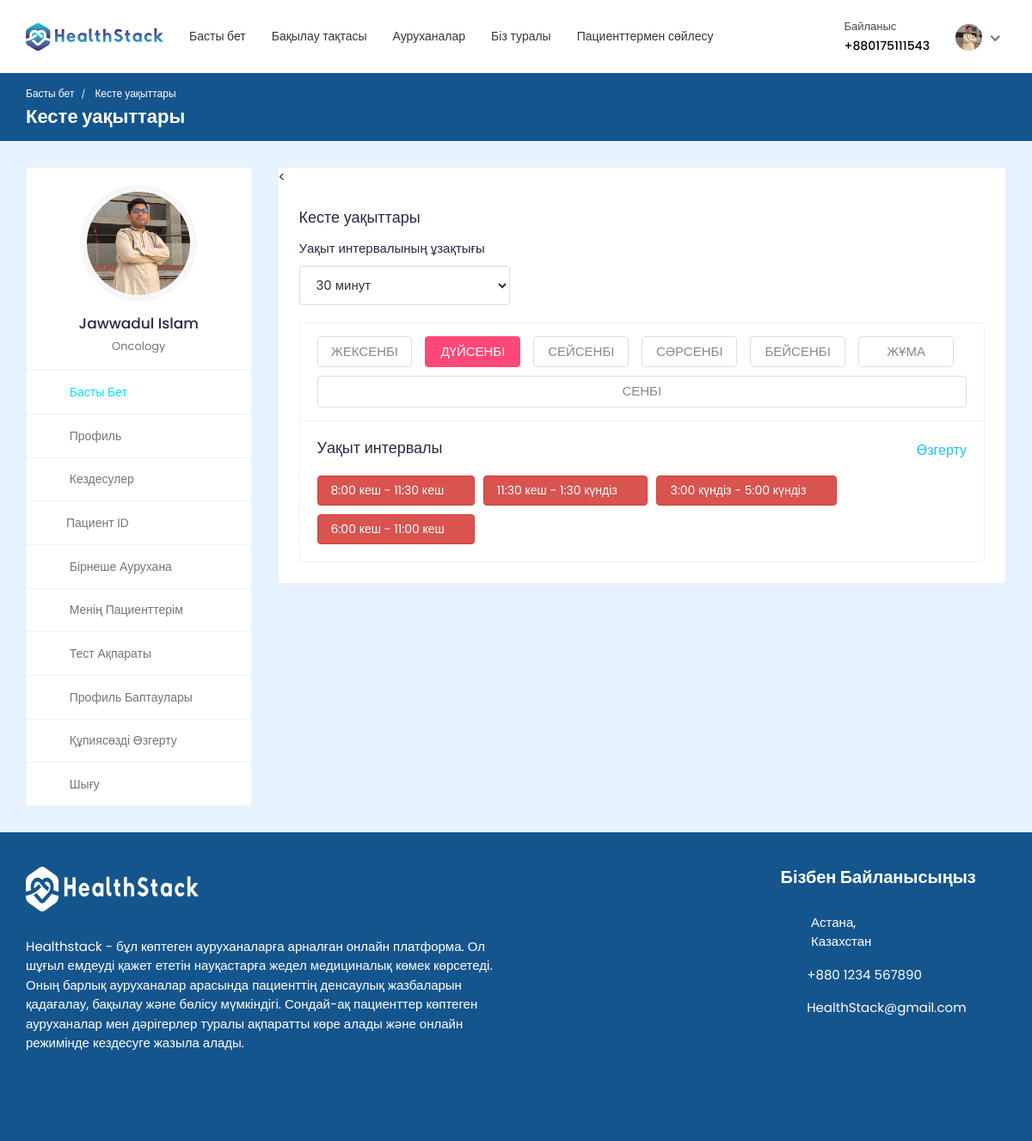
/doctor/schedule-timings/ (signed in), run on the app's committed database.
### doctor/models.py (models this page shows, shortened)
class Doctor_Information(models.Model):
    DOCTOR_TYPE = (
        ('Cardiologists', 'Cardiologists'),
        ('Neurologists', 'Neurologists'),
        ('Pediatricians', 'Pediatricians'),
        ('Physiatrists', 'Physiatrists'),
        ('Dermatologists', 'Dermatologists'),
    )
    doctor_id = models.AutoField(primary_key=True)
    user = models.OneToOneField(User, on_delete=models.CASCADE, null=True, blank=True, related_name='profile')
    name = models.CharField(max_length=200, null=True, blank=True)
    username = models.CharField(max_length=200, null=True, blank=True)
    gender = models.CharField(max_length=200, null=True, blank=True)
    description = models.TextField(max_length=1000, null=True, blank=True)
    department = models.CharField(max_length=200, choices=DOCTOR_TYPE, null=True, blank=True)
    department_name = models.ForeignKey(hospital_department, on_delete=models.SET_NULL, null=True, blank=True)
    specialization = models.ForeignKey(specialization, on_delete=models.SET_NULL, null=True, blank=True)
    featured_image = models.ImageField(upload_to='doctors/', default='doctors/user-default.png', null=True, blank=True)
    certificate_image = models.ImageField(upload_to='doctors_certificate/', default='doctors_certificate/default.png', null=True, blank=True)
    email = models.EmailField(max_length=200, null=True, blank=True)
    phone_number = models.CharField(max_length=200, null=True, blank=True)
    nid = models.CharField(max_length=200, null=True, blank=True)
    visiting_hour = models.CharField(max_length=200, null=True, blank=True)
    consultation_fee = models.IntegerField(null=True, blank=True)
    report_fee = models.IntegerField(null=True, blank=True)
    dob = models.CharField(max_length=200, null=True, blank=True)
    institute = models.CharField(max_length=200, null=True, blank=True)
    degree = models.CharField(max_length=200, null=True, blank=True)
    completion_year = models.CharField(max_length=200, null=True, blank=True)
    work_place = models.CharField(max_length=200, null=True, blank=True)
    designation = models.CharField(max_length=200, null=True, blank=True)
    start_year = models.CharField(max_length=200, null=True, blank=True)
    end_year = models.CharField(max_length=200, null=True, blank=True)
    register_status =  models.CharField(max_length=200, null=True, blank=True)
    hospital_name = models.ForeignKey(Hospital_Information, on_delete=models.SET_NULL, null=True, blank=True)

### hospital_admin/models.py (models this page shows, shortened)
class specialization(models.Model):
    specialization_id = models.AutoField(primary_key=True)
    specialization_name = models.CharField(max_length=200, null=True, blank=True)
    hospital = models.ForeignKey(Hospital_Information, on_delete=models.CASCADE, null=True, blank=True)

### doctor/views.py (the view)
# urls.py: path('schedule-timings/', views.schedule_timings, name='schedule-timings'),
@csrf_exempt
@login_required(login_url="doctor-login")
def schedule_timings(request):
    doctor = Doctor_Information.objects.get(user=request.user)
    context = {'doctor': doctor}
    return render(request, 'schedule-timings.html', context)

### templates/schedule-timings.html (shortened to what this page needs)
{% load static %}
<!DOCTYPE html>
<html lang="en">
  <head>
    <link
      rel="stylesheet"
      href="{% static 'HealthStack-System/css/Normal/bootstrap.min.css' %}"
    />
    <link
      rel="stylesheet"
      href="{% static 'HealthStack-System/plugins/Normal/fontawesome/css/fontawesome.min.css' %}"
    />
    <link
      rel="stylesheet"
      href="{% static 'HealthStack-System/plugins/Normal/fontawesome/css/all.min.css' %}"
    />
    <link
      rel="stylesheet"
      href="{% static 'HealthStack-System/plugins/Normal/select2/css/select2.min.css' %}"
    />
    <link
      rel="stylesheet"
      href="{% static 'HealthStack-System/css/Normal/style.css' %}"
    />
  </head>
  <body>
    <div class="main-wrapper">
      <header class="header">{% include 'doctor-navbar.html' %}</header>
      <div class="breadcrumb-bar">
    <div class="container-fluid">
        <div class="row align-items-center">
            <div class="col-md-12 col-12">
                <nav aria-label="breadcrumb" class="page-breadcrumb">
                    <ol class="breadcrumb">
                        <li class="breadcrumb-item">
                            <a href="index-2.html">Басты бет</a>
                        </li>
                        <li class="breadcrumb-item active" aria-current="page">
                            Кесте уақыттары
                        </li>
                    </ol>
                </nav>
                <h2 class="breadcrumb-title">Кесте уақыттары</h2>
            </div>
        </div>
    </div>
</div>
      <div class="content">
        <div class="container-fluid">
          <div class="row">
            <div class="col-md-5 col-lg-4 col-xl-3 theiaStickySidebar">
              <div>{% include 'doctor-sidebar.html' %}</div>
            </div>
            <div class="col-md-7 col-lg-8 col-xl-9">
              <div class="row">
                <div class="col-sm-12">
                  <div class="card">
                    <<div class="card-body">
  <h4 class="card-title">Кесте уақыттары</h4>
  <div class="profile-box">
    <div class="row">
      <div class="col-lg-4">
        <div class="form-group">
          <label>Уақыт интервалының ұзақтығы</label>
          <select class="select form-control">
            <option selected="selected">30 минут</option>
          </select>
        </div>
      </div>
    </div>
    <div class="row">
      <div class="col-md-12">
        <div class="card schedule-widget mb-0">
          <div class="schedule-header">
            <div class="schedule-nav">
              <ul class="nav nav-tabs nav-justified">
                <li class="nav-item">
                  <a class="nav-link" data-toggle="tab" href="#slot_sunday">Жексенбі</a>
                </li>
                <li class="nav-item">
                  <a class="nav-link active" data-toggle="tab" href="#slot_monday">Дүйсенбі</a>
                </li>
                <li class="nav-item">
                  <a class="nav-link" data-toggle="tab" href="#slot_tuesday">Сейсенбі</a>
                </li>
                <li class="nav-item">
                  <a class="nav-link" data-toggle="tab" href="#slot_wednesday">Сәрсенбі</a>
                </li>
                <li class="nav-item">
                  <a class="nav-link" data-toggle="tab" href="#slot_thursday">Бейсенбі</a>
                </li>
                <li class="nav-item">
                  <a class="nav-link" data-toggle="tab" href="#slot_friday">Жұма</a>
                </li>
                <li class="nav-item">
                  <a class="nav-link" data-toggle="tab" href="#slot_saturday">Сенбі</a>
                </li>
              </ul>
            </div>
          </div>
          <div class="tab-content schedule-cont">
            <div id="slot_monday" class="tab-pane fade show active">
              <h4 class="card-title d-flex justify-content-between">
                <span>Уақыт интервалы</span>
                <a class="edit-link" data-toggle="modal" href="#edit_time_slot"><i class="fa fa-edit mr-1"></i> Өзгерту</a>
              </h4>
              <div class="doc-times">
                <div class="doc-slot-list">8:00 кеш - 11:30 кеш
                  <a href="javascript:void(0)" class="delete_schedule"><i class="fa fa-times"></i></a>
                </div>
                <div class="doc-slot-list">11:30 кеш - 1:30 күндіз
                  <a href="javascript:void(0)" class="delete_schedule"><i class="fa fa-times"></i></a>
                </div>
                <div class="doc-slot-list">3:00 күндіз - 5:00 күндіз
                  <a href="javascript:void(0)" class="delete_schedule"><i class="fa fa-times"></i></a>
                </div>
                <div class="doc-slot-list">6:00 кеш - 11:00 кеш
                  <a href="javascript:void(0)" class="delete_schedule"><i class="fa fa-times"></i></a>
                </div>
              </div>
            </div>
          </div>
        </div>
      </div>
    </div>
  </div>
</div>
                  </div>
                </div>
              </div>
            </div>
          </div>
        </div>
      </div>
      {% include 'footer.html' %}
    </div>
  </body>
</html>

### templates/doctor-navbar.html (shortened to what this page needs)
{% load static %}
<nav class="navbar navbar-expand-lg header-nav">
  <div class="navbar-header">
    <a href="{% url 'hospital_home'%}" class="navbar-brand logo">
      <img
        src="{% static 'HealthStack-System/images/Normal/logo.jpg' %}"
        class="img-fluid"
        alt="Логотип"
      />
    </a>
  </div>
  <div class="main-menu-wrapper">
    <ul class="main-nav">
      <li>
        <a href="{% url 'hospital_home'%}">Басты бет</a>
      </li>
      <li>
        <a href="{% url 'doctor-dashboard'%}">Бақылау тақтасы</a>
      </li>
      <li><a href="{% url 'multiple-hospital' %}" style="text-decoration: none;">Ауруханалар</a></li>
      <li>
        <a href="{% url 'about-us'%}">Біз туралы</a>
      </li>
      <li>
        <a href="{% url 'chat-home' pk=user.id %}">Пациенттермен сөйлесу</a>
      </li>
    </ul>
  </div>
  <ul class="nav header-navbar-rht">
    <li class="nav-item contact-item">
      <div class="header-contact-img">
        <i class="far fa-hospital"></i>
      </div>
      <div class="header-contact-detail">
        <p class="contact-header">Байланыс</p>
        <p class="contact-info-header">+88{{doctor.phone_number}}</p>
      </div>
    </li>
    <li class="nav-item dropdown has-arrow logged-item">
      <a href="#" class="dropdown-toggle nav-link" data-toggle="dropdown">
        <span class="user-img">
          <img
            class="rounded-circle"
            src="{{ doctor.featured_image.url }}"
            width="31"
            alt="Дэррен Эльдер"
          />
        </span>
      </a>
    </li>
  </ul>
</nav>

### templates/doctor-sidebar.html (shortened to what this page needs)
<div class="profile-sidebar">
  <div class="widget-profile pro-widget-content">
    <div class="profile-info-widget">
      <a href="#" class="booking-doc-img">
        <img
          src="{{ doctor.featured_image.url }}"
          alt="Пайдаланушы суреті"
        />
      </a>
      <div class="profile-det-info">
        <h3>{{ doctor.name }}</h3>
        <div class="patient-details">
          <h5 class="mb-0">{{doctor.specialization.specialization_name}}</h5>
        </div>
      </div>
    </div>
  </div>
  <div class="dashboard-widget">
    <nav class="dashboard-menu sidebar">
      <ul>
        <li class="active">
          <a href="{% url 'doctor-dashboard' %}">
            <i class="fas fa-columns"></i>
            <span>Басты бет</span>
          </a>
        </li>
        <li>
        <a href="{% url 'doctor-profile' pk=doctor.doctor_id %}">
          <i class="fas fa-user"></i>
          <span>Профиль</span>
        </a>
      </li>
        <li>
          <a href="{% url 'appointments'%}">
            <i class="fas fa-user-circle"></i>
            <span>Кездесулер</span>
          </a>
        </li>
        <li class="nav-item has-submenu">
            <a href="#" class="nav-link"><i class="fas fa-search"></i><span>Пациент ID</span></a>
        </li>
        <li>
          <a href="{% url 'multiple-hospital' %}">
            <i class="fas fa-hospital"></i>
            <span>Бірнеше аурухана</span>
          </a>
      </li>
        <li>
          <a href="{% url 'my-patients' %}">
            <i class="fas fa-user-injured"></i>
            <span>Менің пациенттерім</span>
          </a>
        </li>
        <li>
          <a href="{% url 'doctor-test-list'%}" target="_blank">
            <i class="fas fa-hourglass-start"></i>
            <span>Тест ақпараты</span>
          </a>
        </li>
        <li>
          <a href="{% url 'doctor-profile-settings' %}">
            <i class="fas fa-user-cog"></i>
            <span>Профиль баптаулары</span>
          </a>
        </li>
        <li>
          <a href="{% url 'doctor-change-password' pk=user.id%}">
            <i class="fas fa-lock"></i>
            <span>Құпиясөзді өзгерту</span>
          </a>
        </li>
        <li>
          <a href="{% url 'doctor-logout'%}">
            <i class="fas fa-sign-out-alt"></i>
            <span>Шығу</span>
          </a>
        </li>
      </ul>
    </nav>
  </div>
</div>

### data on the page
Doctor_Information: phone_number "0175111543", featured_image (picture), name "Jawwadul Islam", specialization.specialization_name "Oncology"
